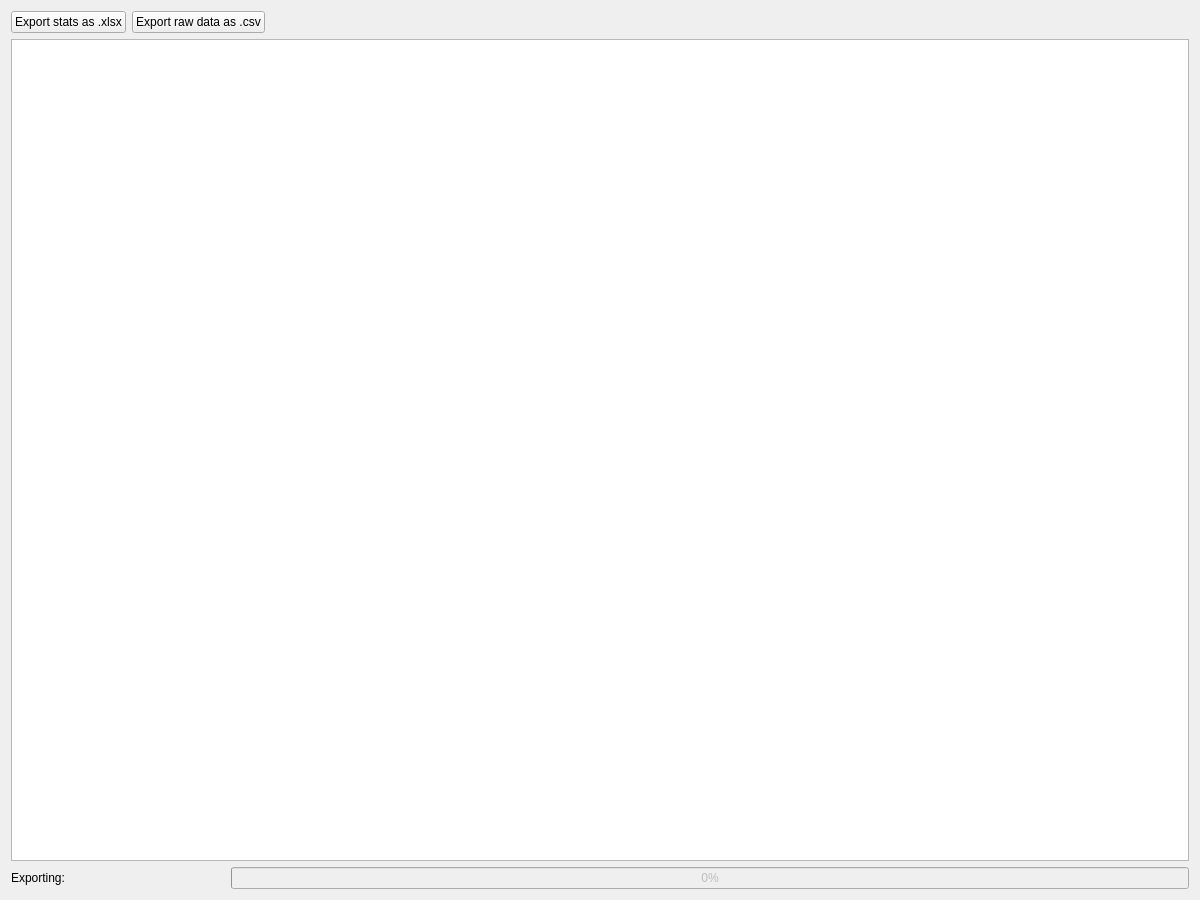
<?xml version="1.0" encoding="UTF-8"?>
<ui version="4.0">
 <class>Form</class>
 <widget class="QWidget" name="Form">
  <property name="geometry">
   <rect>
    <x>0</x>
    <y>0</y>
    <width>1200</width>
    <height>900</height>
   </rect>
  </property>
  <property name="windowTitle">
   <string>Stats window</string>
  </property>
  <layout class="QVBoxLayout" name="verticalLayout">
   <item>
    <layout class="QHBoxLayout" name="horizontalLayout">
     <item>
      <widget class="QPushButton" name="exportStatsPB">
       <property name="text">
        <string>Export stats as .xlsx</string>
       </property>
      </widget>
     </item>
     <item>
      <widget class="QPushButton" name="exportDataPB">
       <property name="text">
        <string>Export raw data as .csv</string>
       </property>
      </widget>
     </item>
     <item>
      <spacer name="horizontalSpacer">
       <property name="orientation">
        <enum>Qt::Horizontal</enum>
       </property>
       <property name="sizeHint" stdset="0">
        <size>
         <width>40</width>
         <height>20</height>
        </size>
       </property>
      </spacer>
     </item>
    </layout>
   </item>
   <item>
    <widget class="QTableView" name="tableView">
     <property name="styleSheet">
      <string notr="true">QHeaderView::section { background-color:lightGray }</string>
     </property>
     <property name="editTriggers">
      <set>QAbstractItemView::NoEditTriggers</set>
     </property>
     <attribute name="horizontalHeaderDefaultSectionSize">
      <number>120</number>
     </attribute>
     <attribute name="verticalHeaderDefaultSectionSize">
      <number>35</number>
     </attribute>
     <attribute name="verticalHeaderMinimumSectionSize">
      <number>35</number>
     </attribute>
    </widget>
   </item>
   <item>
    <layout class="QHBoxLayout" name="horizontalLayout_2">
     <item>
      <widget class="QLabel" name="label">
       <property name="text">
        <string>Exporting: </string>
       </property>
      </widget>
     </item>
     <item>
      <widget class="QLabel" name="exportLabel">
       <property name="sizePolicy">
        <sizepolicy hsizetype="Fixed" vsizetype="Preferred">
         <horstretch>200</horstretch>
         <verstretch>0</verstretch>
        </sizepolicy>
       </property>
       <property name="minimumSize">
        <size>
         <width>150</width>
         <height>0</height>
        </size>
       </property>
       <property name="text">
        <string/>
       </property>
      </widget>
     </item>
     <item>
      <widget class="QProgressBar" name="progressBar">
       <property name="enabled">
        <bool>false</bool>
       </property>
       <property name="value">
        <number>0</number>
       </property>
      </widget>
     </item>
    </layout>
   </item>
  </layout>
 </widget>
 <resources/>
 <connections/>
</ui>
